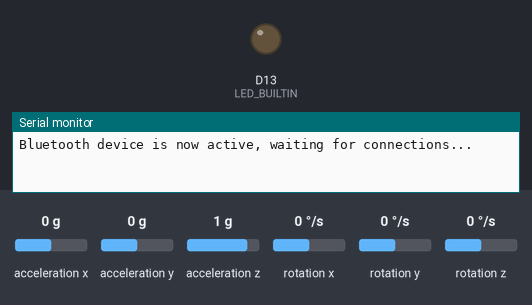
Bench run of a sketch on a simulated Arduino Nano 33 BLE. Shown: output pins drawn as LEDs (lit = HIGH), the last lines printed to the serial monitor. The test bench sets the inputs (shaded band); at power-on: acceleration x 0 g, acceleration y 0 g, acceleration z 1 g, rotation x 0 °/s, rotation y 0 °/s, rotation z 0 °/s. Nothing arrives over Bluetooth unless stated; a phone connects over Bluetooth LE 3 s after start.

Above: at 0.1 s.
At 3.1 s:
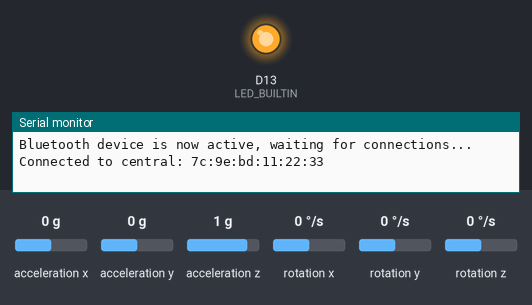
Timing chart, 0 to 4.6 s (numbered marks = the images above):
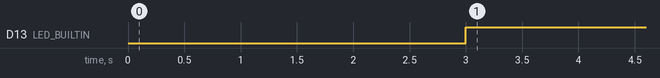

The sketch:

BLE_Data_Coll.ino
```cpp
#include <ArduinoBLE.h>
#include <Arduino_LSM9DS1.h>

#define CONVERT_G_TO_MS2    9.80665f
#define FREQUENCY_HZ        119
#define INTERVAL_MS         (1000 / (FREQUENCY_HZ+1))

float accX, accY, accZ;
float gyroX, gyroY, gyroZ;
unsigned long last_interval_ms = 0;
unsigned long startTime;
unsigned long packetTime;
const String del = ";";
const int strLen = 10 +6*3*5+5*3*5;
String sampleData;

unsigned int sampleCounter = 0;  // Counter for the number of samples
unsigned int samplePacket = 0;

BLEService sensorService("50ffdae7-f761-4bbf-bfdc-4d3d65e5b774");
BLEStringCharacteristic sensorCharacteristic("50ffdae7-f761-4bbf-bfdc-4d3d65e5b774", BLERead | BLENotify, strLen);

void setup() {
  IMU.begin();
  Serial.begin(9600);

  pinMode(LED_BUILTIN, OUTPUT);

  if (!BLE.begin()) {
    Serial.println("BLE failed to Initiate");
    delay(500);
    while (1);
  }

  BLE.setLocalName("Arduino Sensor Data");
  BLE.setAdvertisedService(sensorService);
  sensorService.addCharacteristic(sensorCharacteristic);
  BLE.addService(sensorService);
  sensorCharacteristic.writeValue("1111111111;-0.00;-0.00;-0.00;0.00;0.00;0.00;-0.00;-0.00;-0.00;0.00;0.00;0.00;-0.00;-0.00;-0.00;0.00;0.00;0.00;-0.00;-0.00;-0.00;0.00;0.00;0.00;-0.00;-0.00;-0.00;0.00;0.00;0.00;");
  BLE.advertise();

  Serial.println("Bluetooth device is now active, waiting for connections...");
}

void loop() {
  BLEDevice central = BLE.central();
  if (central) {
    Serial.print("Connected to central: ");
    Serial.println(central.address());
    digitalWrite(LED_BUILTIN, HIGH);
    while (central.connected()) {
      if (sampleCounter==0){
         startTime = millis();
         delay(2000);
         }

      while(sampleCounter<500000 && millis() > last_interval_ms + INTERVAL_MS) {
        readSensors();
        last_interval_ms = millis();
        sampleCounter++;
        samplePacket++;

        if(samplePacket>4){
          packetTime = millis();
          String msg = get_message();
          sensorCharacteristic.writeValue(msg);
          printToSerial();
          samplePacket = 0;
          sampleData = "";
      }
    }
  }
  }
  digitalWrite(LED_BUILTIN, LOW);
  Serial.println(central.address());
  sampleCounter=0;
}

void readSensors() {
  if (IMU.accelerationAvailable() && IMU.gyroscopeAvailable()) {
    IMU.readAcceleration(accX, accY, accZ);
    IMU.readGyroscope(gyroX, gyroY, gyroZ);


    accX *= CONVERT_G_TO_MS2;
    accY *= CONVERT_G_TO_MS2;
    accZ *= CONVERT_G_TO_MS2;
    gyroX *= CONVERT_G_TO_MS2;
    gyroY *= CONVERT_G_TO_MS2;
    gyroZ *= CONVERT_G_TO_MS2;

    sampleData += getSensorDataMessage();
  }
}

void printToSerial() {
  Serial.print(sampleCounter); Serial.print('\t');
  Serial.print(sampleData); Serial.print('\n');
}

String getSensorDataMessage() {
  return String(accX) + del + String(accY) + del + String(accZ) +
         del + String(gyroX) + del + String(gyroY) + del + String(gyroZ)+del;
}

String get_message() {
  return String(sampleCounter)+ del +String(sampleData);
}
```

Measured:
- by itself, D13 (LED_BUILTIN): LOW → HIGH at 3.0 s
